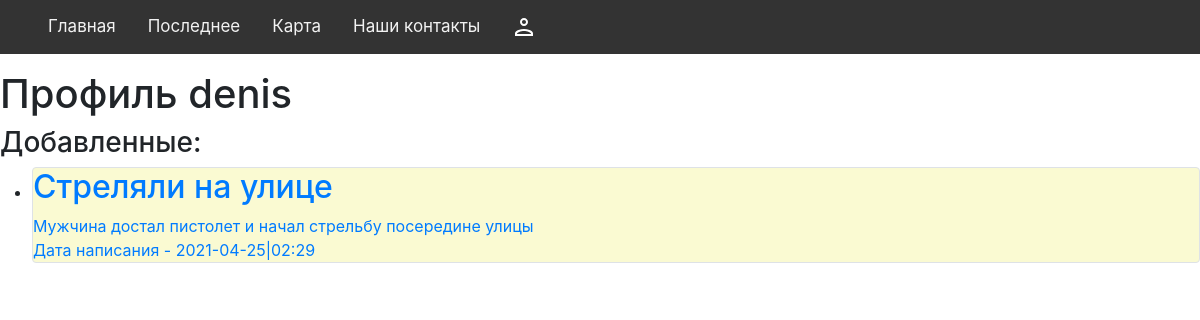
The page /profile/3 on the database its author committed.
### data/users.py (models this page shows, shortened)
class User(SqlAlchemyBase):
    __tablename__ = "users"
    id = sqlalchemy.Column(sqlalchemy.Integer, primary_key=True, autoincrement=True)
    name = sqlalchemy.Column(sqlalchemy.String, nullable=True)
    email = sqlalchemy.Column(sqlalchemy.String, index=True, unique=True, nullable=True)
    hashed_password = sqlalchemy.Column(sqlalchemy.String, nullable=True)
    created_date = sqlalchemy.Column(sqlalchemy.DateTime, default=datetime.datetime.now)
    news = orm.relation("Crimes", back_populates="user")
    questions = orm.relation("Questions", back_populates="user")

### data/crimes.py (models this page shows)
class Crimes(SqlAlchemyBase):
    __tablename__ = "crimes"
    id = sqlalchemy.Column(sqlalchemy.Integer, primary_key=True, autoincrement=True)
    kind = sqlalchemy.Column(sqlalchemy.String, nullable=True)
    title = sqlalchemy.Column(sqlalchemy.String, nullable=True)
    adress = sqlalchemy.Column(sqlalchemy.String, nullable=True)
    content = sqlalchemy.Column(sqlalchemy.String, nullable=True)
    created_date = sqlalchemy.Column(sqlalchemy.DateTime, default=datetime.datetime.now)
    user_id = sqlalchemy.Column(sqlalchemy.Integer, sqlalchemy.ForeignKey("users.id"))
    user = orm.relation("User")

### app.py (the view, shortened to what this page needs)
@app.route("/profile/<id>", methods=["POST", "GET"])
def profile(id):
    global logged
    global user_data
    db_sess = db_session.create_session()
    lich_crimes = db_sess.query(Crimes).filter(Crimes.user_id == id).all()
    if request.method == "POST":
        logged = False
        user_data = None
        return redirect("/")
    if not user_data or str(user_data.id) != str(id):
        user_data1 = db_sess.query(User).filter(User.id == id).first()
        return render_template(
            "profile.html",
            login=logged,
            user_data=user_data1,
            crimes=lich_crimes,
            admin=False,
        )

### data/db_session.py (called while the page is built)
def create_session() -> Session:
    global __factory
    return __factory()

### templates/profile.html (shortened to what this page needs)
{% extends 'base.html' %}
{% block content -%}
<h1>Профиль {{user_data.name}}</h1>
<div>
    <h3>Добавленные:</h3>
    <ul>
        {% for item in crimes %}
        <li><a href="/crimes/{{item.id}}">
                <div class="col-md6 border rounded" style="background-color: lightgoldenrodyellow;">
                    <h2>{{item.title}}</h2>
                    <div>
                        {{item.content}}
                    </div>
                    <div>
                        Дата написания - {{item.created_date.isoformat("|","minutes")}}
                    </div>
                </div>
            </a></li>
        {% endfor %}
    </ul>
</div>{% endblock -%}

### rows shown on the page
User: name "denis"
Crimes: title "Стреляли на улице", content "Мужчина достал пистолет и начал стрельбу посередине улицы", created_date "2021-04-25|02:29"
